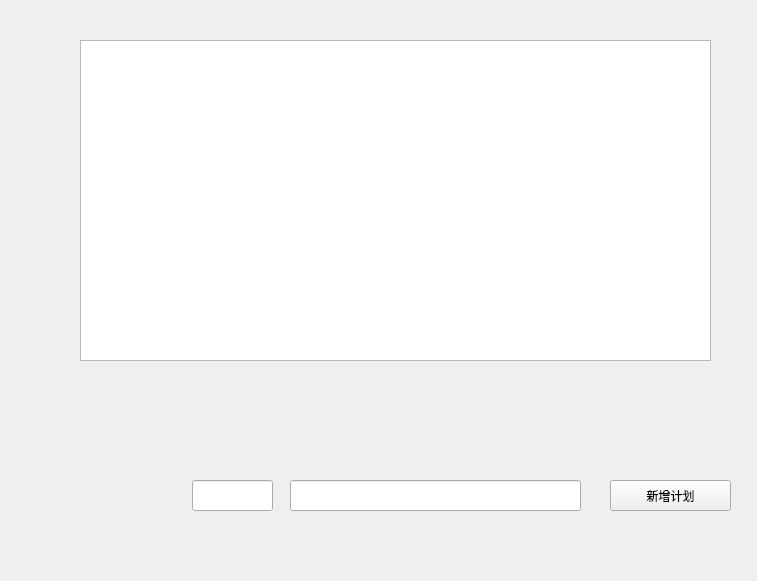
<?xml version="1.0" encoding="UTF-8"?>
<ui version="4.0">
 <class>YearPlanDialog</class>
 <widget class="QWidget" name="YearPlanDialog">
  <property name="geometry">
   <rect>
    <x>0</x>
    <y>0</y>
    <width>757</width>
    <height>581</height>
   </rect>
  </property>
  <property name="minimumSize">
   <size>
    <width>757</width>
    <height>581</height>
   </size>
  </property>
  <property name="maximumSize">
   <size>
    <width>757</width>
    <height>581</height>
   </size>
  </property>
  <property name="windowTitle">
   <string>YearPlanDialog</string>
  </property>
  <widget class="QLineEdit" name="planLineEdit">
   <property name="geometry">
    <rect>
     <x>290</x>
     <y>480</y>
     <width>291</width>
     <height>31</height>
    </rect>
   </property>
  </widget>
  <widget class="QPushButton" name="addButton">
   <property name="geometry">
    <rect>
     <x>610</x>
     <y>480</y>
     <width>121</width>
     <height>31</height>
    </rect>
   </property>
   <property name="text">
    <string>新增计划</string>
   </property>
  </widget>
  <widget class="QLineEdit" name="numEdit">
   <property name="geometry">
    <rect>
     <x>192</x>
     <y>480</y>
     <width>81</width>
     <height>31</height>
    </rect>
   </property>
  </widget>
  <widget class="QListWidget" name="listWidget">
   <property name="geometry">
    <rect>
     <x>80</x>
     <y>40</y>
     <width>631</width>
     <height>321</height>
    </rect>
   </property>
  </widget>
 </widget>
 <layoutdefault spacing="6" margin="11"/>
 <resources/>
 <connections/>
</ui>
